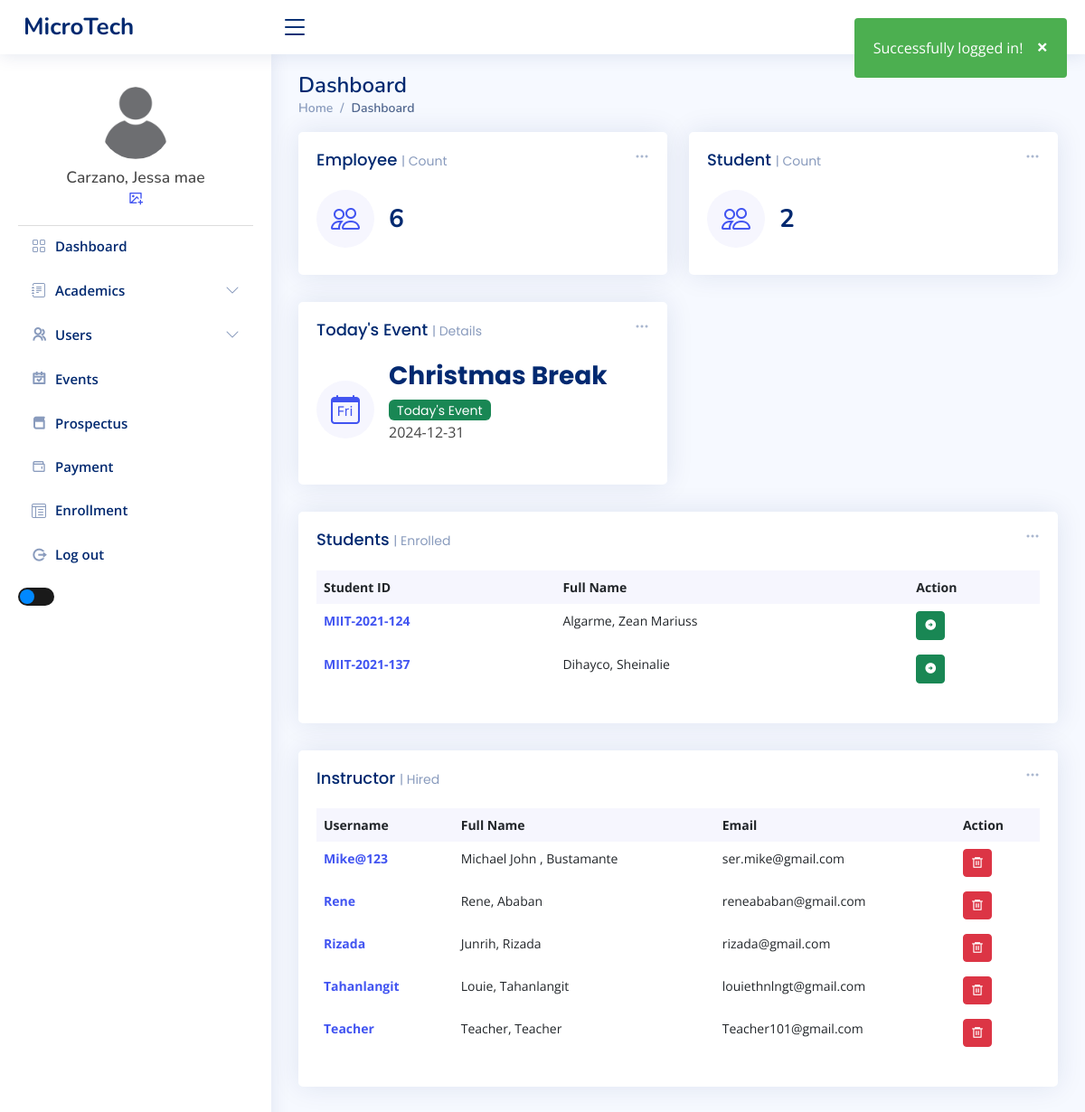
Screenshot of /admin/index.php (signed in) with the database file from the repository.
### tables this page shows
CREATE TABLE `tbl_users` (
  `user_id` int(11) NOT NULL,
  `user_fname` varchar(50) NOT NULL,
  `user_lname` varchar(50) NOT NULL,
  `user_email` varchar(80) NOT NULL,
  `user_name` varchar(50) NOT NULL,
  `user_pass` varchar(100) NOT NULL,
  `user_role` varchar(20) NOT NULL,
  `user_image` varchar(100) NOT NULL,
  `date_of_birth` date DEFAULT NULL,
  `gender` enum('Male','Female') DEFAULT NULL,
  `hire_date` date DEFAULT NULL,
  `department` varchar(100) DEFAULT NULL,
  `phone_number` varchar(15) DEFAULT NULL,
  `address` varchar(255) DEFAULT NULL
);

CREATE TABLE `tbl_events` (
  `id` int(11) NOT NULL,
  `title` varchar(50) NOT NULL,
  `date` date NOT NULL,
  `description` varchar(10000) NOT NULL
);

CREATE TABLE `tbl_students` (
  `user_id` int(11) NOT NULL,
  `user_name` varchar(50) NOT NULL,
  `lname` varchar(50) NOT NULL,
  `fname` varchar(50) NOT NULL,
  `middleInitial` varchar(10) NOT NULL,
  `Suffix` varchar(15) NOT NULL,
  `course` varchar(50) NOT NULL,
  `year` int(10) NOT NULL,
  `contact` varchar(20) NOT NULL,
  `gender` varchar(10) NOT NULL,
  `bdate` varchar(50) NOT NULL,
  `pob` text NOT NULL,
  `email` varchar(50) NOT NULL,
  `major` varchar(50) NOT NULL,
  `nationality` varchar(20) NOT NULL,
  `civilStatus` varchar(20) NOT NULL,
  `religion` varchar(20) NOT NULL,
  `modality` varchar(20) NOT NULL,
  `fb` varchar(30) NOT NULL,
  `curAddress` varchar(200) NOT NULL,
  `cityAdd` varchar(200) NOT NULL,
  `zipcode` varchar(30) NOT NULL,
  `fatherName` varchar(50) NOT NULL,
  `fwork` varchar(50) NOT NULL,
  `motherName` varchar(50) NOT NULL,
  `mwork` varchar(50) NOT NULL,
  `primarySchool` varchar(100) NOT NULL,
  `primaryAddress` text NOT NULL,
  `primaryCompleted` varchar(30) NOT NULL,
  `entermediateSchool` varchar(100) NOT NULL,
  `entermediateAddress` text NOT NULL,
  `entermediateCompleted` varchar(30) NOT NULL,
  `hsSchool` varchar(100) NOT NULL,
  `hsAddress` text NOT NULL,
  `hsCompleted` varchar(30) NOT NULL,
  `shSchool` varchar(100) NOT NULL,
  `shAddress` text NOT NULL,
  `shCompleted` varchar(30) NOT NULL,
  `collegeSchool` varchar(100) NOT NULL,
  `collegeAddress` text NOT NULL,
  `collegeCompleted` varchar(30) NOT NULL,
  `user_image` varchar(50) NOT NULL,
  `user_role` varchar(50) NOT NULL,
  `user_pass` varchar(50) NOT NULL,
  `semester` int(11) NOT NULL,
  `status` varchar(20) NOT NULL
);

### admin/index.php (the view, shortened to what this page needs)
<?php
include_once "../templates/header.php";
include_once "includes/connect.php";
$statements = $conn->prepare("SELECT COUNT(user_id) AS count_emp FROM tbl_users");
$statements->execute();
$empcount = $statements->fetch(PDO::FETCH_ASSOC);
$statements = $conn->prepare("SELECT COUNT(user_id) AS count_stud FROM tbl_students");
$statements->execute();
$studcount = $statements->fetch(PDO::FETCH_ASSOC);
$sql = "SELECT * FROM tbl_events ORDER BY date DESC";
$stmt = $conn->query($sql);
$events = $stmt->fetchAll(PDO::FETCH_ASSOC);
$today = date('Y-m-d');
$todaysEvent = null;
foreach ($events as $event) {
  if ($event['date'] === $today) {
    $todaysEvent = $event;
    break;
  }
}
?>
<main id="main" class="main">
  <div class="pagetitle">
    <h1>Dashboard</h1>
    <nav>
      <ol class="breadcrumb">
        <li class="breadcrumb-item"><a href="../admin/index.php">Home</a></li>
        <li class="breadcrumb-item active">Dashboard</li>
      </ol>
    </nav>
  </div>
  <section class="section dashboard">
    <div class="row">
      <div class="col-lg-12">
        <div class="row">
          <div class="col-xxl-4 col-md-6">
            <div class="card info-card sales-card">
              <div class="filter">
                <a class="icon" href="#" data-bs-toggle="dropdown"><i class="bi bi-three-dots"></i></a>
              </div>
              <div class="card-body">
                <h5 class="card-title">Employee <span>| Count</span></h5>
                <div class="d-flex align-items-center">
                  <div class="card-icon rounded-circle d-flex align-items-center justify-content-center">
                    <i class="bi bi-people"></i>
                  </div>
                  <div class="ps-3">
                    <h6><?php echo $empcount['count_emp'] ?></h6>
                  </div>
                </div>
              </div>
            </div>
          </div>
          <div class="col-xxl-4 col-md-6">
            <div class="card info-card sales-card">
              <div class="filter">
                <a class="icon" href="#" data-bs-toggle="dropdown"><i class="bi bi-three-dots"></i></a>
              </div>
              <div class="card-body">
                <h5 class="card-title">Student <span>| Count</span></h5>
                <div class="d-flex align-items-center">
                  <div class="card-icon rounded-circle d-flex align-items-center justify-content-center">
                    <i class="bi bi-people"></i>
                  </div>
                  <div class="ps-3">
                    <h6><?php echo $studcount['count_stud'] ?></h6>
                  </div>
                </div>
              </div>
            </div>
          </div>
          <div class="col-xxl-4 col-md-6">
            <div class="card info-card sales-card">
              <div class="filter">
                <a class="icon" href="#" data-bs-toggle="dropdown"><i class="bi bi-three-dots"></i></a>
              </div>
              <div class="card-body">
                <h5 class="card-title">Today's Event <span>| Details</span></h5>
                <div class="d-flex align-items-center">
                  <div class="card-icon rounded-circle d-flex align-items-center justify-content-center">
                    <i class="bi bi-calendar-day"></i>
                  </div>
                  <div class="ps-3">
                    <?php if ($todaysEvent) : ?>
                      <li class="list-group-item d-flex justify-content-between align-items-start">
                        <div style="flex-grow: 1;">
                          <h6 class="card-title"><?php echo htmlspecialchars($todaysEvent['title']); ?> <span class="badge bg-success" style="color: white;">Today's Event</span></h6>
                          <p><?php echo htmlspecialchars($todaysEvent['date']); ?></p>
                        </div>
                      </li>
                    <?php else : ?>
                      <p>No events scheduled for today.</p>
                    <?php endif; ?>
                  </div>
                </div>
              </div>
            </div>
          </div>
          <div class="col-12">
            <div class="card recent-sales overflow-auto">
              <div class="filter">
                <a class="icon" href="#" data-bs-toggle="dropdown"><i class="bi bi-three-dots"></i></a>
              </div>
              <div class="card-body">
                <h5 class="card-title">Students <span>| Enrolled</span></h5>
                <table class="table table-borderless datatable">
                  <thead>
                    <tr>
                      <th scope="col">Student ID</th>
                      <th scope="col">Full Name</th>
                      <th scope="col">Action</th>
                    </tr>
                  </thead>
                  <tbody>
                    <?php
                    $database = new Connection();
                    $db = $database->open();
                    try {
                      $sql = 'SELECT * FROM tbl_students ORDER BY lname ASC';
                      foreach ($db->query($sql) as $row) {
                    ?>
                        <tr>
                          <th scope="row"><a href=""><?php echo $row["user_name"] ?></a></th>
                          <td><?php echo $row["lname"] ?>, <?php echo $row["fname"] ?></td>
                          <td>
                            <form action="student_profile.php" method="post">
                              <button type="submit" class="btn btn-sm btn-success" name="submit"><i class="ri-arrow-right-circle-fill"></i></button>
                            </form>
                          </td>
                        </tr>
                    <?php
                      }
                    } catch (PDOException $e) {
                      echo "There is some problem in connection: " . $e->getMessage();
                    }
                    ?>
                  </tbody>
                </table>
              </div>
            </div>
          </div>
          <div class="col-lg-12">
            <div class="row">
              <div class="col-12">
                <div class="card recent-sales overflow-auto">
                  <div class="filter">
                    <a class="icon" href="#" data-bs-toggle="dropdown"><i class="bi bi-three-dots"></i></a>
                  </div>
                  <div class="card-body">
                    <h5 class="card-title">Instructor <span>| Hired</span></h5>
                    <table class="table table-borderless datatable">
                      <thead>
                        <tr>
                          <th scope="col">Username</th>
                          <th scope="col">Full Name</th>
                          <th scope="col">Email</th>
                          <th scope="col">Action</th>
                        </tr>
                      </thead>
                      <tbody>
                        <?php
                        $database = new Connection();
                        $db = $database->open();
                        try {
                          $sql = "SELECT * FROM tbl_users WHERE user_role = 'teacher'
                                ORDER BY user_id ASC";
                          foreach ($db->query($sql) as $row) {
                        ?>
                            <tr>
                              <th scope="row"><a href="#"><?php echo $row["user_name"] ?></a></th>
                              <td><?php echo $row["user_fname"] ?>, <?php echo $row["user_lname"] ?></td>
                              <td><?php echo $row["user_email"] ?></td>
                              <td>
                                <form method="POST" action="../admin/upload/delete-user.php" onsubmit="return confirm('Are you sure you want to delete this user?');" style="display:inline;">
                                  <button type="submit" class="btn btn-sm btn-danger ri-delete-bin-6-line"></button>
                                </form>
                              </td>
                            </tr>
                        <?php
                          }
                        } catch (PDOException $e) {
                          echo "There is some problem in connection: " . $e->getMessage();
                        }
                        ?>
                      </tbody>
                    </table>
                  </div>
                </div>
              </div>
            </div>
          </div>
        </div>
      </div>
    </div>
  </section>
</main>
<?php
include_once "../templates/footer.php";
?>

### templates/header.php (shortened to what this page needs)
<?php
$database = new Connection();
$conn = $database->open();
$userid = $_SESSION["login"];
$statements = $conn->prepare("SELECT user_fname, user_lname, user_image FROM tbl_users WHERE user_id = ?");
$statements->execute([$userid]);
$user = $statements->fetch(PDO::FETCH_ASSOC);
$fname = $user['user_fname'];
$lname = $user['user_lname'];
$image = $user['user_image'];
?>
<!DOCTYPE html>
<html lang="en">
<head>
  <link href="../assets/vendor/bootstrap/css/bootstrap.min.css" rel="stylesheet">
  <link href="../assets/vendor/bootstrap-icons/bootstrap-icons.css" rel="stylesheet">
  <link href="../assets/vendor/boxicons/css/boxicons.min.css" rel="stylesheet">
  <link href="../assets/vendor/quill/quill.snow.css" rel="stylesheet">
  <link href="../assets/vendor/quill/quill.bubble.css" rel="stylesheet">
  <link href="../assets/vendor/remixicon/remixicon.css" rel="stylesheet">
  <link href="../assets/vendor/simple-datatables/style.css" rel="stylesheet">
  <link href="../assets/css/style.css" rel="stylesheet">
</head>
<body>
  <?php
  if (isset($_SESSION['login_success']) && $_SESSION['login_success']) {
    echo "
        <div class='alert'>
            <span class='closebtn' onclick='this.parentElement.style.display=\"none\";'>&times;</span>
            Successfully logged in!
        </div>
        <script>
            // Automatically close the alert after 5 seconds
            setTimeout(function() {
                document.querySelector('.alert').style.opacity = '0';
                setTimeout(function() {
                    document.querySelector('.alert').style.display = 'none';
                }, 600);
            }, 5000);
        </script>";
  }
  ?>
  <header id="header" class="header fixed-top d-flex align-items-center">
    <div class="d-flex align-items-center justify-content-between">
      <a href="../admin/index.php" class="logo d-flex align-items-center">
        <span class="d-none d-lg-block">MicroTech</span>
      </a>
      <i class="bi bi-list toggle-sidebar-btn"></i>
    </div>
  </header>
  <aside id="sidebar" class="sidebar">
    <ul class="sidebar-nav" id="sidebar-nav">
      <div class="profile-section">
        <div class="profile-img">
          <img src="upload-files/<?php echo htmlspecialchars($image); ?>" id="currentPhoto" onerror="this.src='images/default.png'" alt="Profile Image" class="rounded-circle">
        </div>
        <div class="profile-info">
          <h5><?php echo htmlspecialchars($lname) . ', ' . htmlspecialchars($fname); ?></h5>
        </div>
        <div class="settings-icon">
          <a href="javascript:void(0);" onclick="document.getElementById('fileInput').click();">
            <i class="ri-image-add-line"></i>
          </a>
        </div>
      </div>
      <li class="nav-item">
        <a class="nav-link collapsed" href="../admin/index.php">
          <i class="bi bi-grid"></i>
          <span>Dashboard</span>
        </a>
      </li>
      <li class="nav-item">
        <a class="nav-link collapsed" data-bs-target="#forms-nav" data-bs-toggle="collapse" href="#">
          <i class="bi bi-journal-text"></i><span>Academics</span><i class="bi bi-chevron-down ms-auto"></i>
        </a>
      </li>
      <li class="nav-item">
        <a class="nav-link collapsed" data-bs-target="#user-nav" data-bs-toggle="collapse" href="#">
          <i class="ri ri-group-line"></i><span>Users</span><i class="bi bi-chevron-down ms-auto"></i>
        </a>
      </li>
      <li class="nav-item">
        <a class="nav-link collapsed" href="../admin/event2.php">
          <i class="ri-calendar-check-line"></i>
          <span>Events</span>
        </a>
      </li>
      <li class="nav-item">
        <a class="nav-link collapsed" href="../admin/subject.php">
          <i class="ri-book-3-line"></i>
          <span>Prospectus</span>
        </a>
      </li>
      <li class="nav-item">
        <a class="nav-link collapsed" href="../admin/payment.php">
          <i class="bx bx-wallet"></i>
          <span>Payment</span>
        </a>
      </li>
      <li class="nav-item">
        <a class="nav-link collapsed" href="../admin/enrollment-form.php">
          <i class="bi bi-layout-text-window-reverse"></i>
          <span>Enrollment</span>
        </a>
      </li>
      <li class="nav-item">
        <a class="nav-link collapsed" href="../admin/includes/logout.inc.php">
          <i class="ri-logout-circle-r-line"></i>
          <span>Log out</span>
        </a>
      </li>
      <br>
    </ul>
    <div style="margin-top: -5.5%; position:sticky">
      <label class="switch">
        <span class="slider round"></span>
      </label>
    </div>
  </aside>

### rows the page displays
tbl_users: user_lname "Carzano", user_fname "Jessa mae"
tbl_events: title "Christmas Break", date "2024-12-31"
tbl_students: user_name "MIIT-2021-124", lname "Algarme", fname "Zean Mariuss"
tbl_students: user_name "MIIT-2021-137", lname "Dihayco", fname "Sheinalie"
tbl_users: user_name "Mike@123", user_fname "Michael John", user_lname "Bustamante", user_email "ser.mike@gmail.com"
tbl_users: user_name "Rene", user_fname "Rene", user_lname "Ababan", user_email "reneababan@gmail.com"
tbl_users: user_name "Rizada", user_fname "Junrih", user_lname "Rizada", user_email "rizada@gmail.com"
tbl_users: user_name "Tahanlangit", user_fname "Louie", user_lname "Tahanlangit", user_email "louiethnlngt@gmail.com"
tbl_users: user_name "Teacher", user_fname "Teacher", user_lname "Teacher", user_email "Teacher101@gmail.com"

### other values shown
$empcount['count_emp'] "6"
$studcount['count_stud'] "2"
